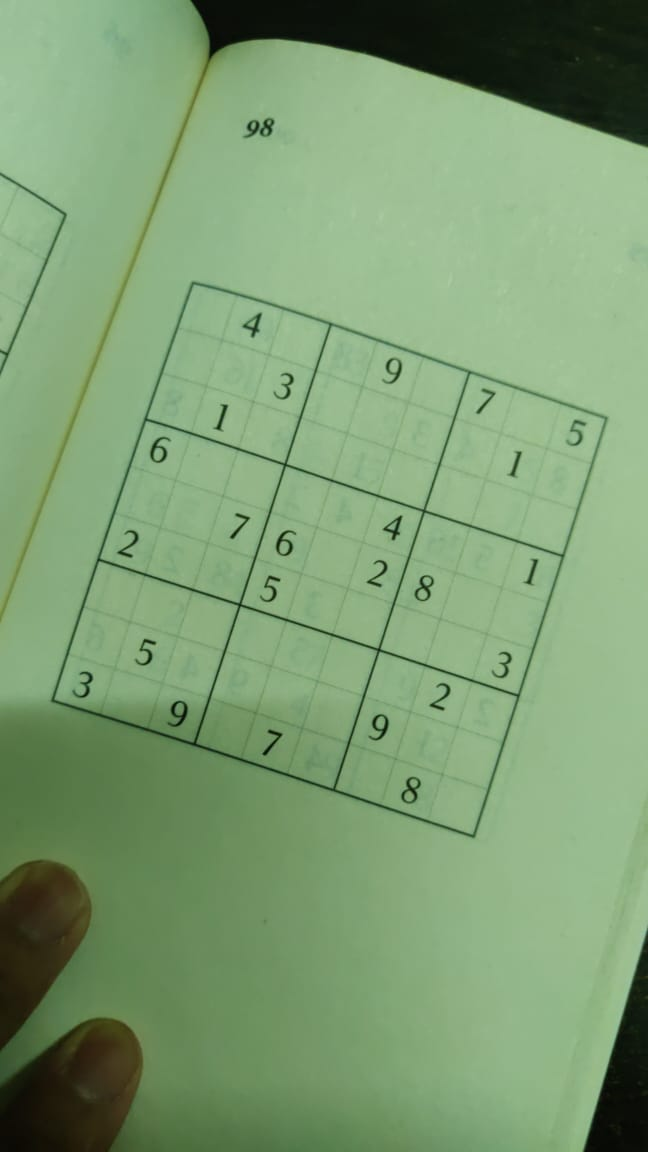
#> input picture Best/sudoku.jpeg, 648 x 1152 px, given in place of sudoku.png, which was not available
$ python thresholding.py
#> lines starting #> are read from the running program, lines starting #| are printed output that depends on the picture; after the words box and inside, x2 and y2 are one past the last pixel; in counts of white or black regions, pixels touching at a corner belong together; pictures that were not available may be replaced by others from this repository, and a replacement may not be noted
import cv2 as cv
import numpy as np

img = cv.imread('gradient.png',0)
_, th1 = cv.threshold(img, 50, 255, cv.THRESH_BINARY)
_, th2 = cv.threshold(img, 200, 255, cv.THRESH_BINARY_INV)
_, th3 = cv.threshold(img, 127, 255, cv.THRESH_TRUNC)
_, th4 = cv.threshold(img, 127, 255, cv.THRESH_TOZERO)
_, th5 = cv.threshold(img, 127, 255, cv.THRESH_TOZERO_INV)


cv.imshow("Image", img)
cv.imshow("th1", th1)
cv.imshow("th2", th2)
cv.imshow("th3", th3)
cv.imshow("th4", th4)
cv.imshow("th5", th5)

cv.waitKey(0)
cv.destroyAllWindows()

img = cv.imread('sudoku.png',0)
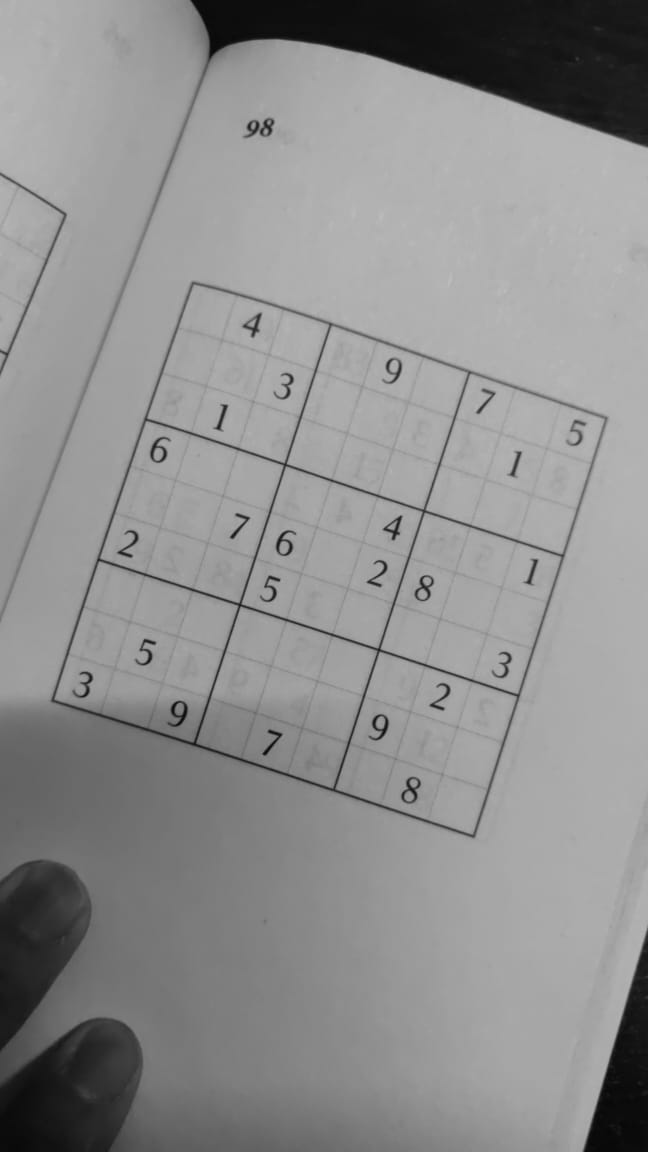
#> img: shape (1152, 648); min 6, max 189, mean 142.6
_, th1 = cv.threshold(img, 127, 255, cv.THRESH_BINARY)
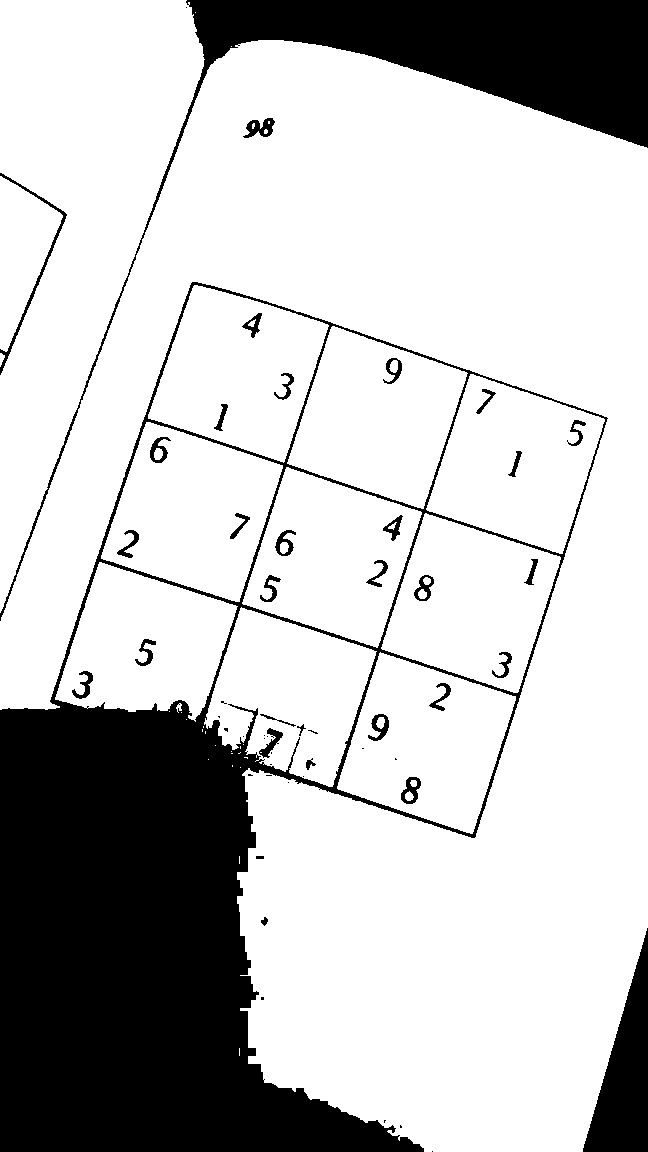
#> th1: shape (1152, 648); 76.2% white; 54 black regions (21 under 20 px), largest, box (x1, y1, x2, y2) and area: (0, 282, 608, 1152) 126478, (0, 0, 648, 621) 37937, (583, 928, 648, 1152) 7418
th2 = cv.adaptiveThreshold(img, 255, cv.ADAPTIVE_THRESH_MEAN_C, cv.THRESH_BINARY, 11, 2);
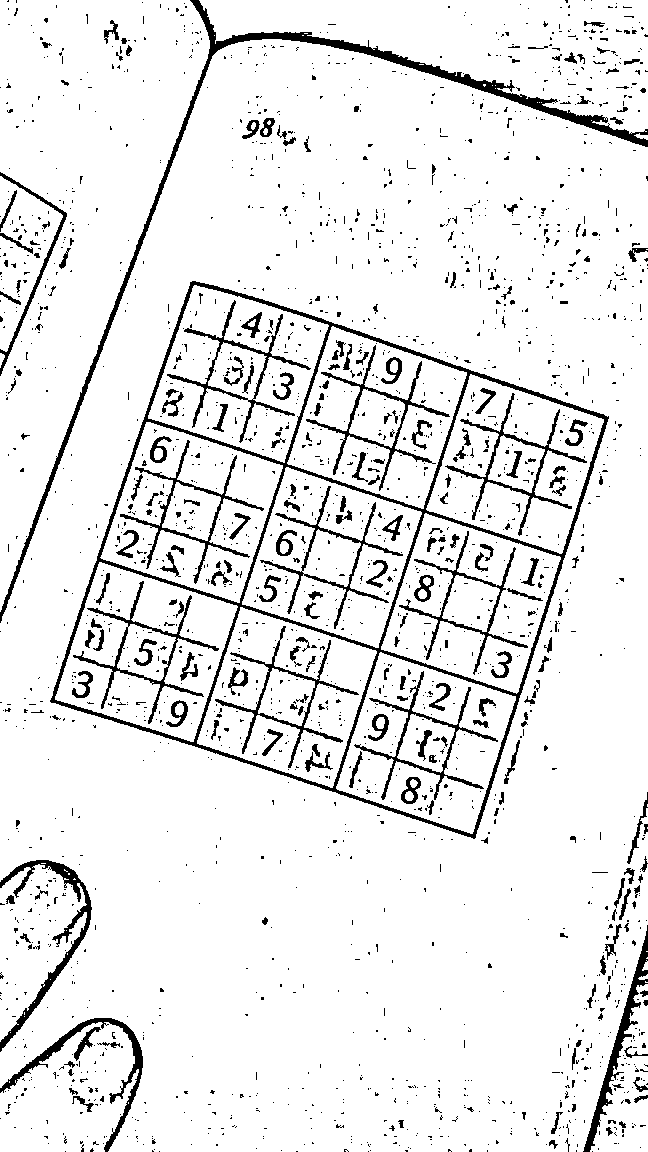
#> th2: shape (1152, 648); 91.5% white; 2216 black regions (1964 under 20 px), largest, box (x1, y1, x2, y2) and area: (50, 281, 609, 839) 12020, (0, 0, 648, 623) 6853, (0, 860, 92, 1052) 2262
th3 = cv.adaptiveThreshold(img, 255, cv.ADAPTIVE_THRESH_GAUSSIAN_C, cv.THRESH_BINARY, 11, 2);
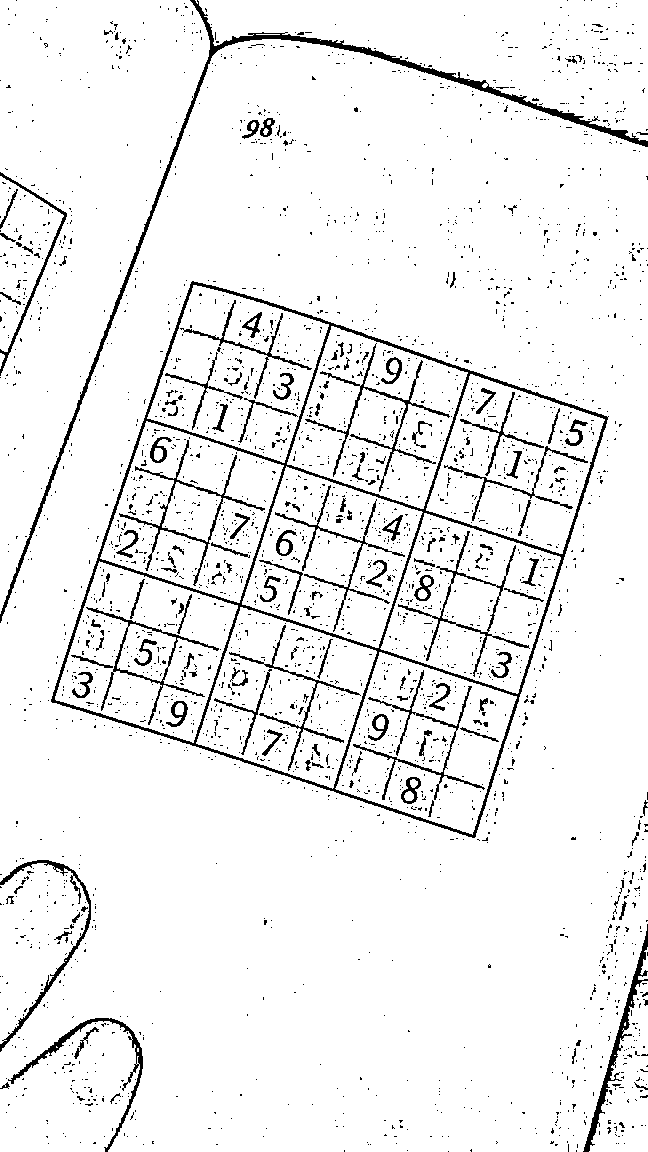
#> th3: shape (1152, 648); 93.6% white; black in thin lines or dots

cv.imshow("Image", img)
cv.imshow("THRESH_BINARY", th1)
cv.imshow("ADAPTIVE_THRESH_MEAN_C", th2)
cv.imshow("ADAPTIVE_THRESH_GAUSSIAN_C", th3)

cv.waitKey(0)
cv.destroyAllWindows()
